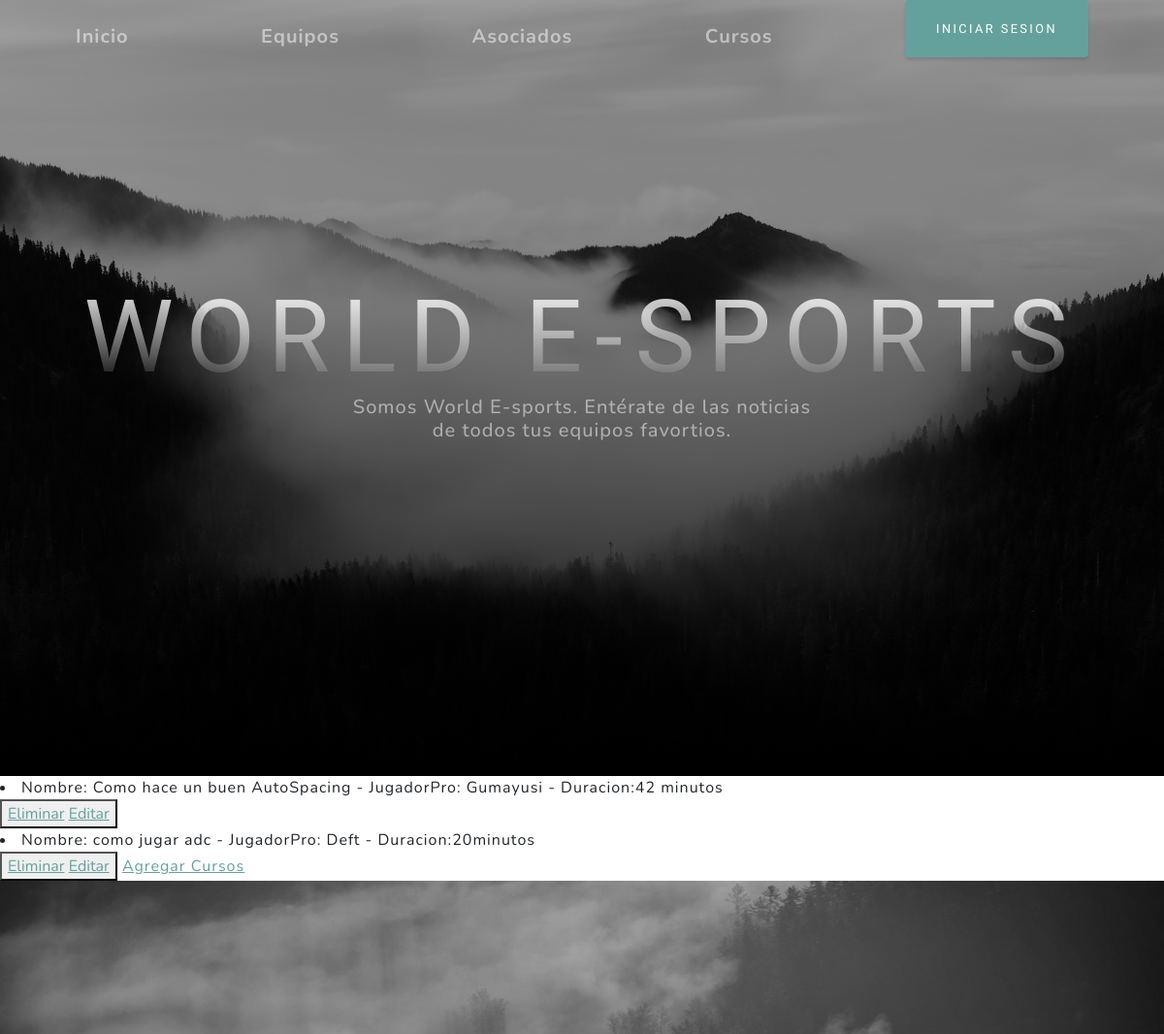
The app's page /AppWb/leerCursos/ (upper part), older data.
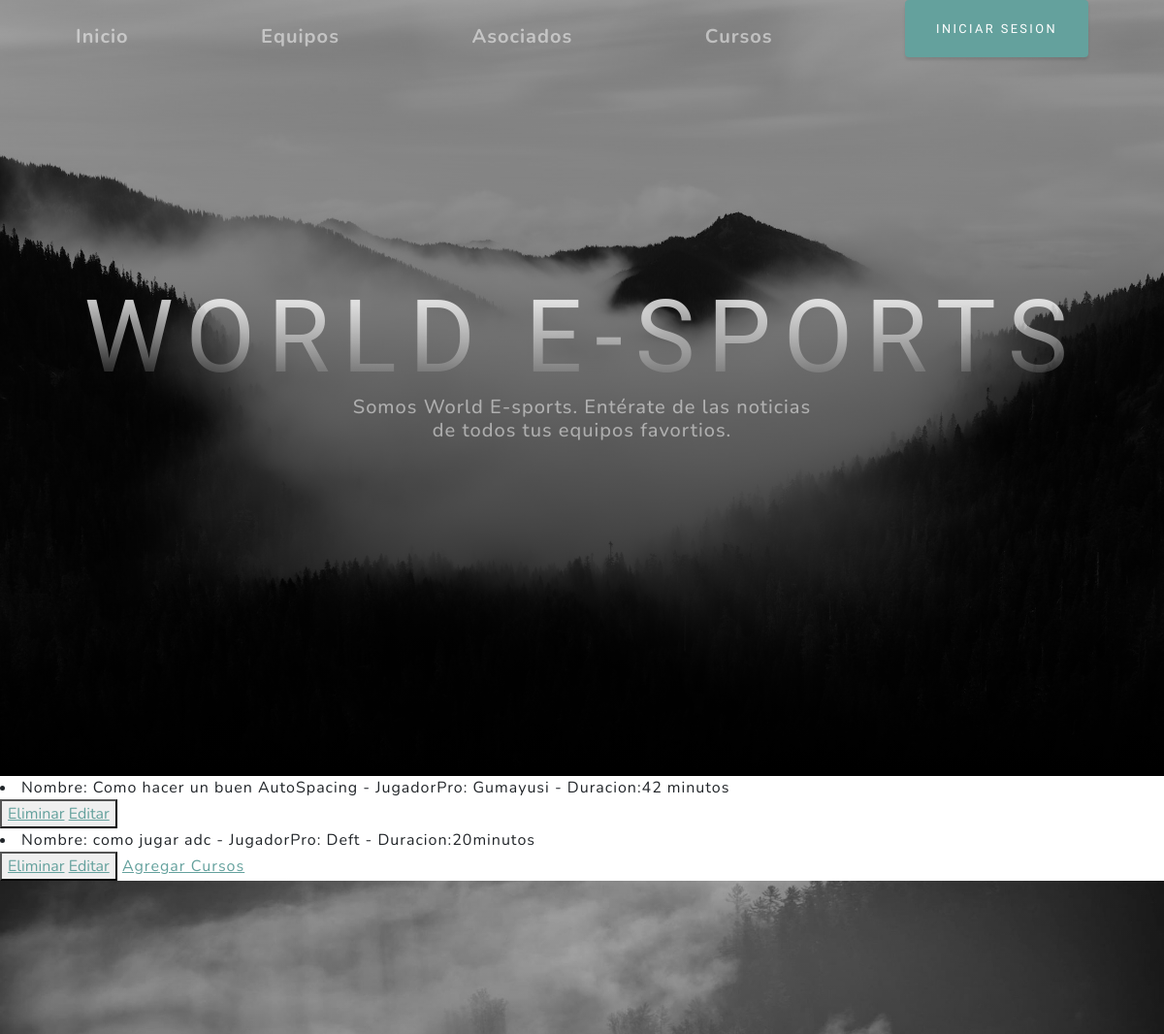
The same page, newer data.
### AppWb/models.py (models this page shows)
class Cursos(models.Model):
    nombre = models.CharField(max_length=70)
    jugadorpro = models.CharField(max_length=70)
    duracion = models.CharField(max_length=50)
    def __str__(self):
        return f'Nombre: {self.nombre} - JugadorPro: {self.jugadorpro} - Duracion:{self.duracion}'

### AppWb/views.py (the view)
# urls.py: path('leerCursos/', views.lecturaCursos, name='LecturaCursos'),
def lecturaCursos(request):
    cursos=Cursos.objects.all()
    contexto1= {'cursos':cursos}
    return render(request, 'AppWb/lecturaCursos.html', contexto1)

### AppWb/Templates/AppWb/lecturaCursos.html
{% extends  'AppWb/padre.html' %}
{% block contenidoQcambia %}
<body>
        {% for c in cursos %}
            <li>{{c}}</li>
        <button>
            <a href="{% url 'EliminarCursos' c.nombre %}">Eliminar</a>
            <a href="{% url 'EditarCursos' c.nombre %}">Editar</a>
        </button>
        {% endfor %}
        <a href="{% url 'Cursos' %}">Agregar Cursos</a>
</body>
{% endblock %}

### AppWb/Templates/AppWb/padre.html (shortened to what this page needs)
<!DOCTYPE html>
<html lang="en">
    <head>
        {% load static %}
        <link href="{% static 'AppWb/css/styles.css' %}" rel="stylesheet" />
    </head>
    <body id="page-top">
        <nav class="navbar navbar-expand-lg navbar-light fixed-top" id="mainNav">
            <div class="container px-4 px-lg-5">
                <a class="navbar-brand" href="{% url 'Inicio' %}">Inicio</a>
                <a class="navbar-brand" href="{% url 'Equipos' %}">Equipos</a>
                <a class="navbar-brand" href="{% url 'Asociados' %}">Asociados</a>
                <a class="navbar-brand" href="{% url 'Cursos' %}">Cursos</a>
                <p><a class="btn btn-primary" href="{% url 'Login'%}">Iniciar Sesion</a></p>
            </div>
        </nav>
        <header class="masthead">
            <div class="container px-4 px-lg-5 d-flex h-100 align-items-center justify-content-center">
                <div class="d-flex justify-content-center">
                    <div class="text-center">
                        <h1 class="mx-auto my-0 text-uppercase">World E-sports</h1>
                        <h2 class="text-white-50 mx-auto mt-2 mb-5">Somos World E-sports.
                            Entérate de las noticias de todos tus equipos favortios.</h2>
                    </div>
                </div>
            </div>
        </header>
        {% block contenidoQcambia %}
        {% endblock %}
        <section class="signup-section" id="signup">
        </section>
    </body>
</html>

Row changes from the older to the newer data that the page shows:
changed Cursos: nombre "Nombre: Como hace un buen AutoSpacing - JugadorPro: Gumayusi - Duracion:42 minutos" → "Nombre: Como hacer un buen AutoSpacing - JugadorPro: Gumayusi - Duracion:42 minutos"
